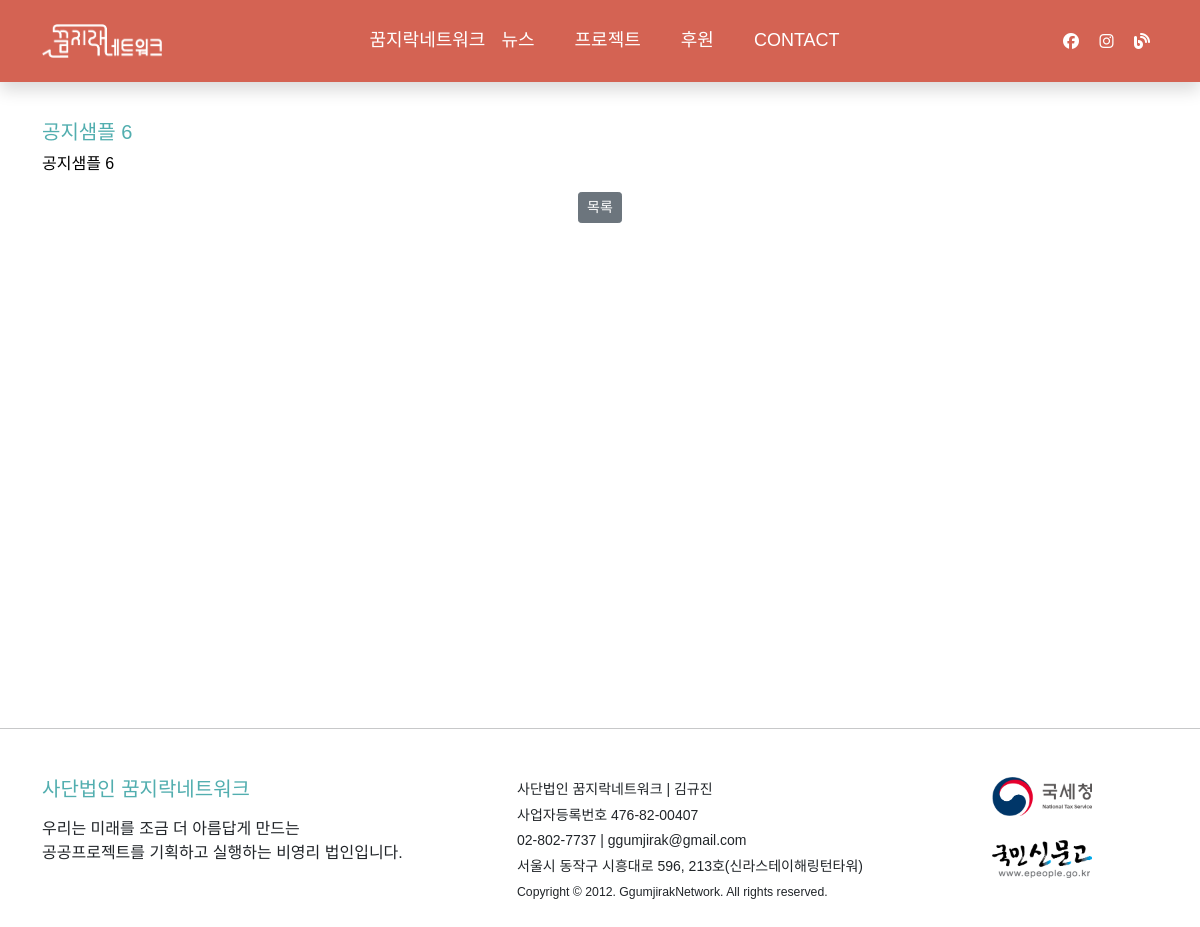
/notice/6/, run on an earlier commit of the app's database.
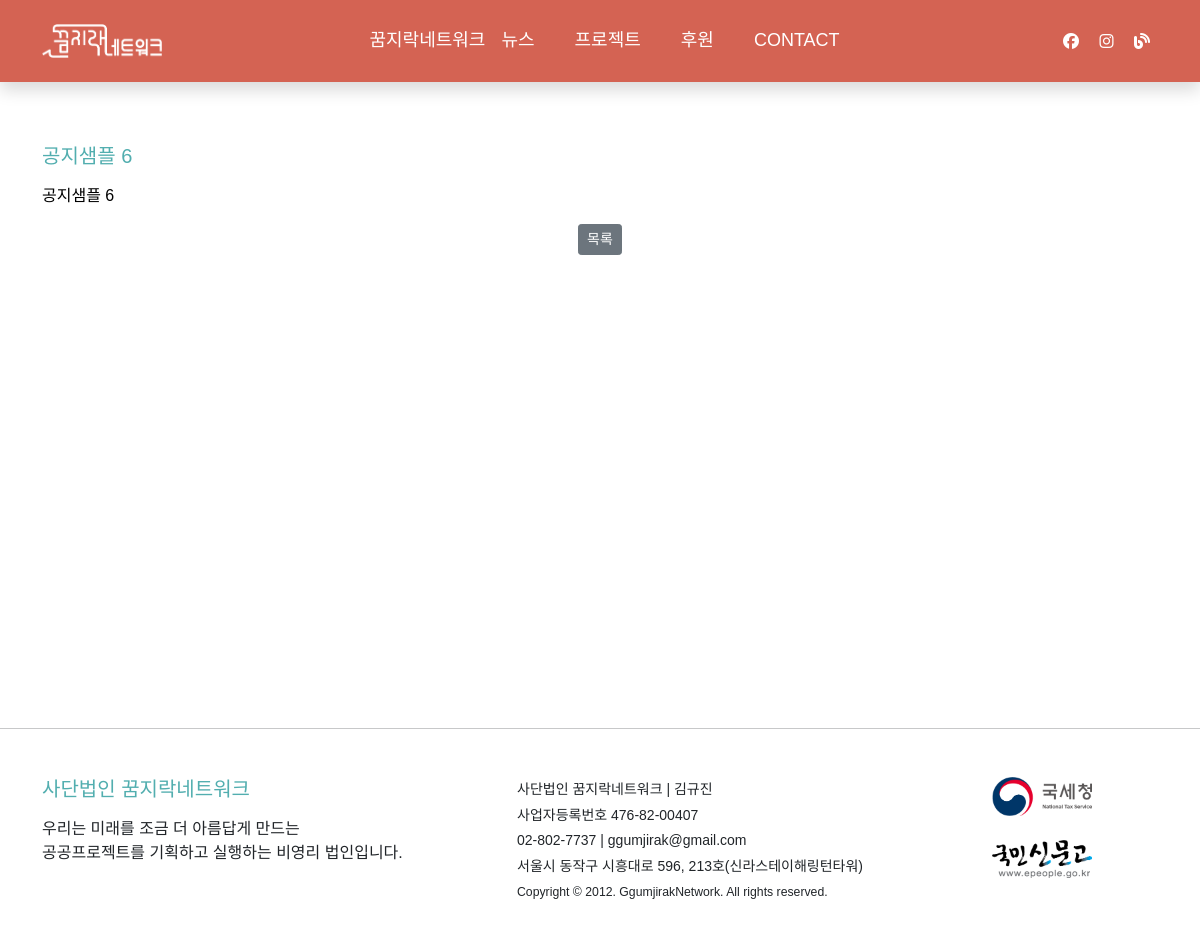
And on a later commit of the database.
### community/models.py (models this page shows, shortened)
class Notice(models.Model):
    postname = models.CharField(max_length=50)
    mainphoto = ResizedImageField(blank=True, null=True)
    contents = RichTextField()
    pub_date = models.DateTimeField(default=timezone.now)

### community/views.py (the view)
# urls.py: path('notice/<int:pk>/',views.notice_posting, name='notice_posting'),
def notice_posting(request, pk):
    post = Notice.objects.get(pk=pk)
    return render(request, 'posting.html', {'post':post})

### community/templates/posting.html (shortened to what this page needs)
{% extends 'base.html' %}
{% block content %}
<div class="wrap">
    <div class="board">
        <div class="container" style='color:black'>
                <h5>{{post.postname}}</h5>
                <p>{{post.contents |safe}}</p>
            <div class="d-flex justify-content-center mt-3">
            <button class="btn btn-secondary btn-sm" type="button" onClick="history.go(-1)">목록</button>
            </div>
        </div>
    </div>
</div>
{% endblock %}

### community/templates/base.html (shortened to what this page needs)
{% load static %}
<!DOCTYPE html>
<html lang="ko" dir="ltr">
<head>
    <link href="https://cdn.jsdelivr.net/npm/bootstrap@5.0.0-beta1/dist/css/bootstrap.min.css" rel="stylesheet">
    <link rel="stylesheet" href="{% static 'css/style.css' %}">
</head>
<body>
    <nav class="navbar navbar-expand-lg navbar-dark fixed-top shadow text-center">
        <div class="container">
            <a class="navbar-brand py-3" href="/">
                <img src="{% static 'image/brand.png' %}" width="120" alt="" loading="lazy">
            </a>
            <div class="collapse navbar-collapse" id="navbarSupportedContent">
                <ul class="navbar-nav my-3 my-md-auto">
                    <li class="nav-item dropdown">
                        <a class="nav-link" href="#" id="dropdownMenuLink1" role="button" data-bs-toggle="dropdown" aria-expanded="false">
                            꿈지락네트워크
                        </a>
                    </li>
                    <li class="nav-item dropdown">
                        <a class="nav-link" href="#" role="button" id="dropdownMenuLink2" data-bs-toggle="dropdown"
                            aria-haspopup="true" aria-expanded="false">뉴스</a>
                    </li>
                    <li class="nav-item">
                        <a class="font-weight-bold" href="/project" href="#" role="button" id="dropdownMenuLink4"
                            aria-haspopup="true" aria-expanded="false">프로젝트</a>
                    </li>
                    <li class="nav-item dropdown">
                        <a class="nav-link" href="#" role="button" id="dropdownMenuLink4" data-bs-toggle="dropdown"
                            aria-haspopup="true" aria-expanded="false">후원</a>
                    </li>
                    <li class="nav-item">
                        <a class="font-weight-bold"
                            href="https://docs.google.com/forms/d/e/1FAIpQLSf60ktHAzCzoJloZ0d2VXV2maHXIXnt-UBoEBqyzmhmKCpj4Q/viewform"
                            target="_blank" href="#" role="button" id="dropdownMenuLink4" aria-haspopup="true"
                            aria-expanded="false">CONTACT</a>
                    </li>
                </ul>
                <span>
                    <a href="https://www.facebook.com/ggumjiraknetwork" target="_blank"><i
                            class="fab fa-facebook m-2"></i></a>
                    <a href="https://www.instagram.com/ggumjirak/?igshid=naplinhvnn36" target="_blank"><i
                            class="fab fa-instagram m-2"></i></a>
                    <a href="http://blog.naver.com/bookcot" target="_blank"><i class="fas fa-blog m-2"></i></a>
                </span>
            </div>
        </div>
    </nav>
    {% block content %}
    {% endblock %}
    <hr class="my-5">
    <footer class="pb-5 container">
            <div class="row">
                <div class="col-sm-5">
                    <h5 class="mb-3">사단법인 꿈지락네트워크</h5>
                    <p class="mb-3">우리는 미래를 조금 더 아름답게 만드는<br>공공프로젝트를 기획하고 실행하는 비영리 법인입니다.</p>
                </div>
                <div class="col-sm-5">
                    <p class="small info">사단법인 꿈지락네트워크 | 김규진
                        <br>
                        사업자등록번호 476-82-00407
                        <br>
                        02-802-7737 | ggumjirak@gmail.com
                        <br>
                        서울시 동작구 시흥대로 596, 213호(신라스테이해링턴타워)
                        <br>
                        <small>
                            Copyright © 2012. GgumjirakNetwork. All rights reserved.
                        </small>
                    </p>
                </div>
                <div class="col-sm-2">
                    <a href="https://www.hometax.go.kr" target="_blank" title="국세청 홈페이지로 이동">
                        <img src="{% static 'image/ci_nts.png' %}" class="img-fluid" width="100" alt="" loading="lazy">
                    </a>
                    <br>
                    <br>
                    <a href="https://www.epeople.go.kr/" target="_blank" title="신문고 홈페이지로 이동">
                        <img src="{% static 'image/ci_epeople.png' %}" class="img-fluid" width="100" alt="" loading="lazy">
                    </a>
                </div>
            </div>
    </footer>
</body>
</html>

### static/css/style.css (style rules this page uses)
* { font-family: Noto Sans KR,sans-serif; text-decoration: none !important; word-break: keep-all; }
body { padding-top: 120px; }
.h1, .h2, .h3, .h4, .h5, .h6, h1, h2, h3, h4, h5, h6, .text-mint { color:#52aeaf; }
.wrap { min-height: 70vh; }
.navbar { background-color: #d46353 !important; }
.navbar-nav { display: flex; justify-content: space-between; align-items: center; margin: 0 auto; font-size: 18px; }
.navbar a { color: #fff !important; }
.navbar-nav .nav-item a { padding: 0 2rem; line-height: 45px; }
footer .info { line-height: 1.6rem; }

What changed in the data, as far as the page shows it:
changed Notice "공지샘플 6": contents "공지샘플 6" → "<p>공지샘플 6</p>" (drawn)
